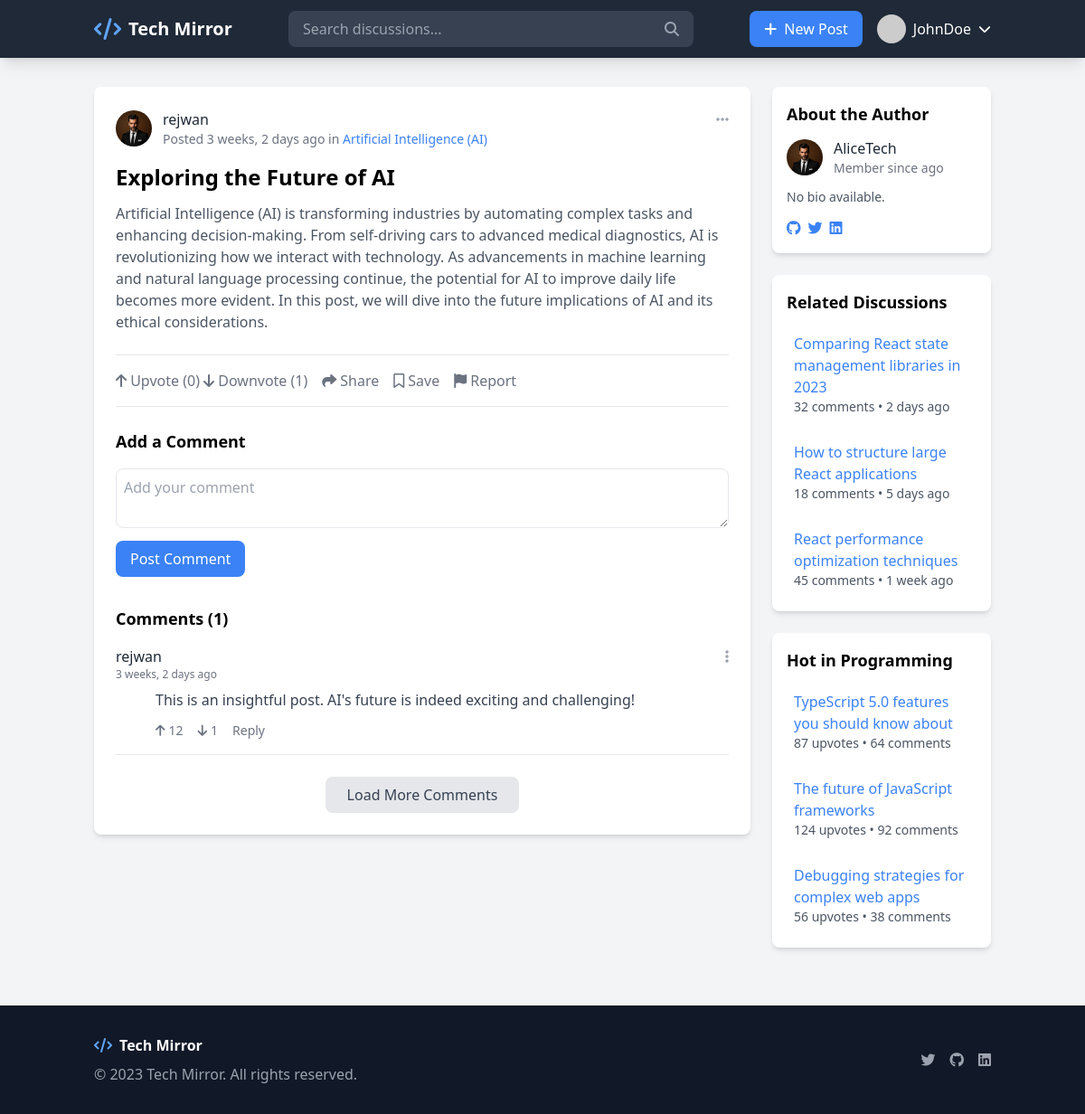
The app's page /post/4/ with its own data.
### forumapp/models.py (models this page shows, shortened)
class Post(models.Model):
    title = models.CharField(max_length=255)
    content = models.TextField()
    author = models.ForeignKey(User, on_delete=models.CASCADE)
    tags = models.CharField(max_length=255, blank=True, default="")
    created_at = models.DateTimeField(auto_now_add=True)
    category = models.ForeignKey(Category, on_delete=models.SET_NULL, null=True)
    views = models.IntegerField(default=0)

class UserProfile(models.Model):
    user = models.OneToOneField(User, on_delete=models.CASCADE, related_name="profile")
    avatar = models.ImageField(upload_to='avatars/', validators=[validate_image_format], default='avatars/default.jpg')
    bio = models.TextField(blank=True, null=True)
    activity_score = models.IntegerField(default=0)
    created_at = models.DateTimeField(auto_now_add=True)

class Category(models.Model):
    name = models.CharField(max_length=100, unique=True)

class Comment(models.Model):
    post = models.ForeignKey(Post, on_delete=models.CASCADE, related_name="comments")
    user = models.ForeignKey(User, on_delete=models.CASCADE)
    text = models.TextField()
    created_at = models.DateTimeField(auto_now_add=True)

### forumapp/views.py (the view)
# urls.py: path('post/<int:post_id>/', views.post_detail, name='post-detail'),  # Captures the post ID
def post_detail(request, post_id):
    post = get_object_or_404(
        Post.objects.select_related('author__profile', 'category')
        .prefetch_related('comments__user')
        .annotate(
            upvotes=Count('votes', filter=Q(votes__value=1)),
            downvotes=Count('votes', filter=Q(votes__value=-1))
        ),
        id=post_id
    )
    if request.user.is_authenticated:
        is_bookmarked = Bookmark.objects.filter(user=request.user, post=post).exists()
    else:
        is_bookmarked = False
    comments = post.comments.all()
    return render(request, 'post-detail.html', {
        'post': post,
        'upvotes': post.upvotes,
        'downvotes': post.downvotes,
        'comments': comments,
        'is_bookmarked': is_bookmarked,
    })

### templates/post-detail.html (shortened to what this page needs)
<!DOCTYPE html>
<html lang="en">
<head>
    <script src="https://cdn.tailwindcss.com"></script>
    <link rel="stylesheet" href="https://cdnjs.cloudflare.com/ajax/libs/font-awesome/6.4.0/css/all.min.css">
</head>
<body class="bg-gray-100 min-h-screen">
    <nav class="bg-gray-800 text-white shadow-lg">
        <div class="container mx-auto px-4 py-3 flex justify-between items-center">
            <div class="flex items-center space-x-2">
                <a href="dashboard.html" class="flex items-center space-x-2">
                    <i class="fas fa-code text-blue-400 text-2xl"></i>
                    <span class="font-bold text-xl">Tech Mirror</span>
                </a>
            </div>
            <div class="hidden md:block flex-grow max-w-md mx-4">
                <div class="relative">
                    <input type="text" placeholder="Search discussions..."
                        class="w-full bg-gray-700 text-white px-4 py-2 rounded-lg focus:outline-none focus:ring-2 focus:ring-blue-500">
                    <button class="absolute right-0 top-0 h-full px-4 text-gray-400">
                        <i class="fas fa-search"></i>
                    </button>
                </div>
            </div>
            <div class="flex items-center space-x-4">
                <a href="create-post.html" class="bg-blue-500 hover:bg-blue-600 px-4 py-2 rounded-lg">
                    <i class="fas fa-plus mr-1"></i> New Post
                </a>
                <div class="relative" id="userMenuContainer">
                    <button class="flex items-center space-x-2" id="userMenuButton">
                        <img src="https://via.placeholder.com/40" alt="User Avatar" class="w-8 h-8 rounded-full">
                        <span class="hidden md:inline">JohnDoe</span>
                        <i class="fas fa-chevron-down text-sm"></i>
                    </button>
                </div>
            </div>
        </div>
    </nav>
    <div class="container mx-auto px-4 py-8">
        <div class="flex flex-col md:flex-row gap-6">
            <div class="md:w-3/4">
                <div class="bg-white rounded-lg shadow-md overflow-hidden mb-6">
                    <div class="p-6">
                        <div class="flex justify-between items-start">
                            <div class="flex items-center space-x-3">
                                <img src="{{ post.author.profile.avatar.url }}"
                                        alt="{{ post.author.username }}'s Avatar" class="w-10 h-10 rounded-full">
                                <div>
                                    <a href="#" class="font-medium text-gray-800 hover:text-blue-500">{{ post.author.username }}</a>
                                    <p class="text-gray-500 text-sm">Posted {{ post.created_at|timesince }} ago in <a
                                            href="#" class="text-blue-500 hover:underline">{{ post.category.name }}</a>
                                    </p>
                                </div>
                            </div>
                            <div class="text-gray-400 hover:text-gray-600 cursor-pointer">
                                <i class="fas fa-ellipsis-h"></i>
                            </div>
                        </div>
                        <h1 class="text-2xl font-bold mt-4 mb-3">{{ post.title }}</h1>
                        <div class="prose max-w-none text-gray-700 mb-6">
                            <p class="text-gray-600 mb-4">{{ post.content }}</p>
                        </div>
                        <div class="flex items-center space-x-4 border-t border-b py-4 mb-6">
                            <form method="post" action="{% url 'vote_post' post.id %}">
                                <button type="submit" name="value" value="1" class="text-gray-500 hover:text-blue-500">
                                    <i class="fas fa-arrow-up"></i> Upvote ({{ upvotes }})
                                </button>
                                <button type="submit" name="value" value="-1" class="text-gray-500 hover:text-red-500">
                                    <i class="fas fa-arrow-down"></i> Downvote ({{ downvotes }})
                                </button>
                            </form>
                            <button class="flex items-center space-x-1 text-gray-500 hover:text-blue-500">
                                <i class="fas fa-share"></i>
                                <span>Share</span>
                            </button>
                            <form id="bookmark-form" method="post" action="{% url 'bookmark_post' post.id %}">
                                <button type="submit" id="bookmark-btn" class="flex items-center space-x-1 ml-auto
                    {% if is_bookmarked %} text-yellow-500 {% else %} text-gray-500 {% endif %}">
                                    <i class="far fa-bookmark"></i>
                                    <span>{% if is_bookmarked %}Saved{% else %}Save{% endif %}</span>
                                </button>
                            </form>
                            <button class="flex items-center space-x-1 text-gray-500 hover:text-red-500">
                                <i class="fas fa-flag"></i>
                                <span>Report</span>
                            </button>
                        </div>
                        <div class="mb-8">
                            <h3 class="text-lg font-bold mb-4">Add a Comment</h3>
                            <form method="post" action="{% url 'add_comment' post.id %}">
                                <textarea name="text" class="w-full p-2 border rounded-lg"
                                    placeholder="Add your comment" required></textarea>
                                <button type="submit" class="bg-blue-500 text-white px-4 py-2 rounded-lg mt-2">Post
                                    Comment</button>
                            </form>
                        </div>
                        <div>
                            <h3 class="text-lg font-bold mb-4">Comments ({{ post.comments.count }})</h3>
                            {% for comment in post.comments.all %}
                            <div class="border-b pb-4 mb-4">
                                <div class="flex justify-between items-start mb-2">
                                    <div class="flex items-center space-x-3">
                                        <div>
                                            <a href="#" class="font-medium text-gray-800 hover:text-blue-500">{{ comment.user.username }}</a>
                                            <p class="text-gray-500 text-xs">{{ comment.created_at|timesince }} ago</p>
                                        </div>
                                    </div>
                                    <div class="text-gray-400 hover:text-gray-600 cursor-pointer">
                                        <i class="fas fa-ellipsis-v"></i>
                                    </div>
                                </div>
                                <div class="pl-11">
                                    <p class="text-gray-700 mb-2">{{ comment.text }}</p>
                                    <div class="flex items-center space-x-4 mt-3">
                                        <button
                                            class="flex items-center space-x-1 text-gray-500 hover:text-blue-500 text-sm">
                                            <i class="fas fa-arrow-up"></i>
                                            <span>12</span>
                                        </button>
                                        <button
                                            class="flex items-center space-x-1 text-gray-500 hover:text-red-500 text-sm">
                                            <i class="fas fa-arrow-down"></i>
                                            <span>1</span>
                                        </button>
                                        <button class="text-gray-500 hover:text-blue-500 text-sm">Reply</button>
                                    </div>
                                </div>
                            </div>
                            {% endfor %}
                            <div class="text-center mt-6">
                                <button
                                    class="bg-gray-200 hover:bg-gray-300 text-gray-700 font-medium py-2 px-6 rounded-lg">
                                    Load More Comments
                                </button>
                            </div>
                        </div>
                    </div>
                </div>
            </div>
            <div class="md:w-1/4">
                <div class="bg-white rounded-lg shadow-md p-4 mb-6">
                    <h3 class="font-bold text-lg mb-3">About the Author</h3>
                    <div class="flex items-center space-x-3 mb-3">
                        <img src="{{ post.author.profile.avatar.url }}"
                        alt="{{ post.author.username }}'s Avatar" class="w-10 h-10 rounded-full">
                        <div>
                            <a href="#" class="font-medium text-gray-800 hover:text-blue-500">AliceTech</a>
                            <p class="text-gray-500 text-sm">Member since {{ profile_created_at|timesince }} ago</p>
                        </div>
                    </div>
                    <p class="text-gray-600 text-sm mb-3">{{ user.profile.bio|default:"No bio available." }}</p>
                    <div class="flex space-x-2">
                        <a href="#" class="text-blue-500 hover:text-blue-700">
                            <i class="fab fa-github"></i>
                        </a>
                        <a href="#" class="text-blue-500 hover:text-blue-700">
                            <i class="fab fa-twitter"></i>
                        </a>
                        <a href="#" class="text-blue-500 hover:text-blue-700">
                            <i class="fab fa-linkedin"></i>
                        </a>
                    </div>
                </div>
                <div class="bg-white rounded-lg shadow-md p-4 mb-6">
                    <h3 class="font-bold text-lg mb-3">Related Discussions</h3>
                    <ul class="space-y-3">
                        <li>
                            <a href="#" class="block hover:bg-gray-50 p-2 rounded">
                                <h4 class="font-medium text-blue-500">Comparing React state management libraries in 2023
                                </h4>
                                <p class="text-sm text-gray-600">32 comments • 2 days ago</p>
                            </a>
                        </li>
                        <li>
                            <a href="#" class="block hover:bg-gray-50 p-2 rounded">
                                <h4 class="font-medium text-blue-500">How to structure large React applications</h4>
                                <p class="text-sm text-gray-600">18 comments • 5 days ago</p>
                            </a>
                        </li>
                        <li>
                            <a href="#" class="block hover:bg-gray-50 p-2 rounded">
                                <h4 class="font-medium text-blue-500">React performance optimization techniques</h4>
                                <p class="text-sm text-gray-600">45 comments • 1 week ago</p>
                            </a>
                        </li>
                    </ul>
                </div>
                <div class="bg-white rounded-lg shadow-md p-4">
                    <h3 class="font-bold text-lg mb-3">Hot in Programming</h3>
                    <ul class="space-y-3">
                        <li>
                            <a href="#" class="block hover:bg-gray-50 p-2 rounded">
                                <h4 class="font-medium text-blue-500">TypeScript 5.0 features you should know about</h4>
                                <p class="text-sm text-gray-600">87 upvotes • 64 comments</p>
                            </a>
                        </li>
                        <li>
                            <a href="#" class="block hover:bg-gray-50 p-2 rounded">
                                <h4 class="font-medium text-blue-500">The future of JavaScript frameworks</h4>
                                <p class="text-sm text-gray-600">124 upvotes • 92 comments</p>
                            </a>
                        </li>
                        <li>
                            <a href="#" class="block hover:bg-gray-50 p-2 rounded">
                                <h4 class="font-medium text-blue-500">Debugging strategies for complex web apps</h4>
                                <p class="text-sm text-gray-600">56 upvotes • 38 comments</p>
                            </a>
                        </li>
                    </ul>
                </div>
            </div>
        </div>
    </div>
    <footer class="bg-gray-900 text-white py-8 mt-8">
        <div class="container mx-auto px-4">
            <div class="flex flex-col md:flex-row justify-between items-center">
                <div class="mb-4 md:mb-0">
                    <div class="flex items-center space-x-2">
                        <i class="fas fa-code text-blue-400"></i>
                        <span class="font-bold">Tech Mirror</span>
                    </div>
                    <p class="text-gray-400 mt-2">© 2023 Tech Mirror. All rights reserved.</p>
                </div>
                <div class="flex space-x-4">
                    <a href="#" class="text-gray-400 hover:text-white"><i class="fab fa-twitter"></i></a>
                    <a href="#" class="text-gray-400 hover:text-white"><i class="fab fa-github"></i></a>
                    <a href="#" class="text-gray-400 hover:text-white"><i class="fab fa-linkedin"></i></a>
                </div>
            </div>
        </div>
    </footer>
</body>
</html>

### records on screen
Post: author.profile.avatar (placeholder picture), author.username "rejwan", created_at "3 weeks, 2 days", category.name "Artificial Intelligence (AI)", title "Exploring the Future of AI", content "Artificial Intelligence (AI) is transforming industries by automating complex tasks and enhancing decision-making. From self-driving cars to advanced medical diagnostics, AI is revolutionizing how we interact with technology. As advancements in machine learning and natural language processing continue, the potential for AI to improve daily life becomes more evident. In this post, we will dive into the future implications of AI and its ethical considerations.", comments.count "1"
Comment: user.username "rejwan", created_at "3 weeks, 2 days", text "This is an insightful post. AI's future is indeed exciting and challenging!"

### other values on screen
{{ upvotes }} "0"
{{ downvotes }} "1"
{{ user.profile.bio|default:"No bio available." }} "No bio available."
